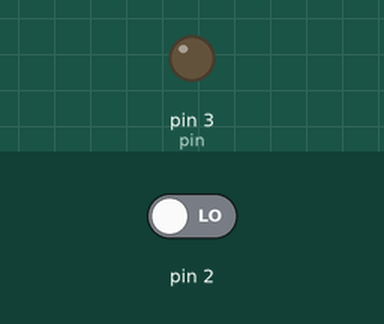
The sketch below on a simulated Arduino Uno, built with avr-gcc and run on an emulated ATmega328P. Parts: output pins drawn as LEDs (lit = HIGH). The inputs (shaded band) are chosen by the test bench; at power-on: pin 2 LOW.

Above: at 1.2 s.
1.3 s: pin 2 driven HIGH
At 2.7 s:
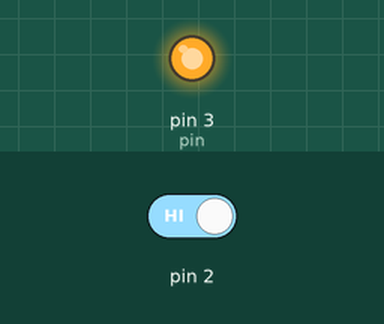
Timing chart, 0 to 4.3 s (numbered marks = the images above; inputs shaded):
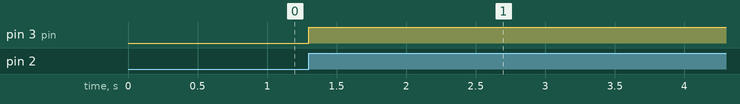

Measured:
- after the input at 1.3 s, pin 3 (pin): LOW → HIGH at once

The sketch:

sketch_jul31a.ino
```cpp
int pin = 3;
volatile int led = LOW, sw = LOW;
volatile unsigned long time_prev = 0, time_now;
unsigned long time_chat = 20;

void setup()
{
  pinMode(pin, OUTPUT);
  attachInterrupt(0, blink, CHANGE); //スイッチが変化したら、LED消点灯切り替えの割り込み処理を実行
}

void loop()
{
  digitalWrite(pin, led);
}

//LED消点灯切り替えの割り込み処理
void blink()
{
  time_now = millis(); //現在の割り込み時刻を取得
  if( time_now-time_prev > time_chat){
    if( sw == LOW ) //前回の割り込みから20[ms]以上経過かつスイッチの状態がLowならば、LED消点灯を切り替え
      led = !led;
    sw = !sw; //前回の割り込みから20[ms]以上経過ならば、スイッチの状態を切り替え
  }
  time_prev = time_now; //現在の割り込み時刻を前回の割り込み時刻へコピー

}
```
